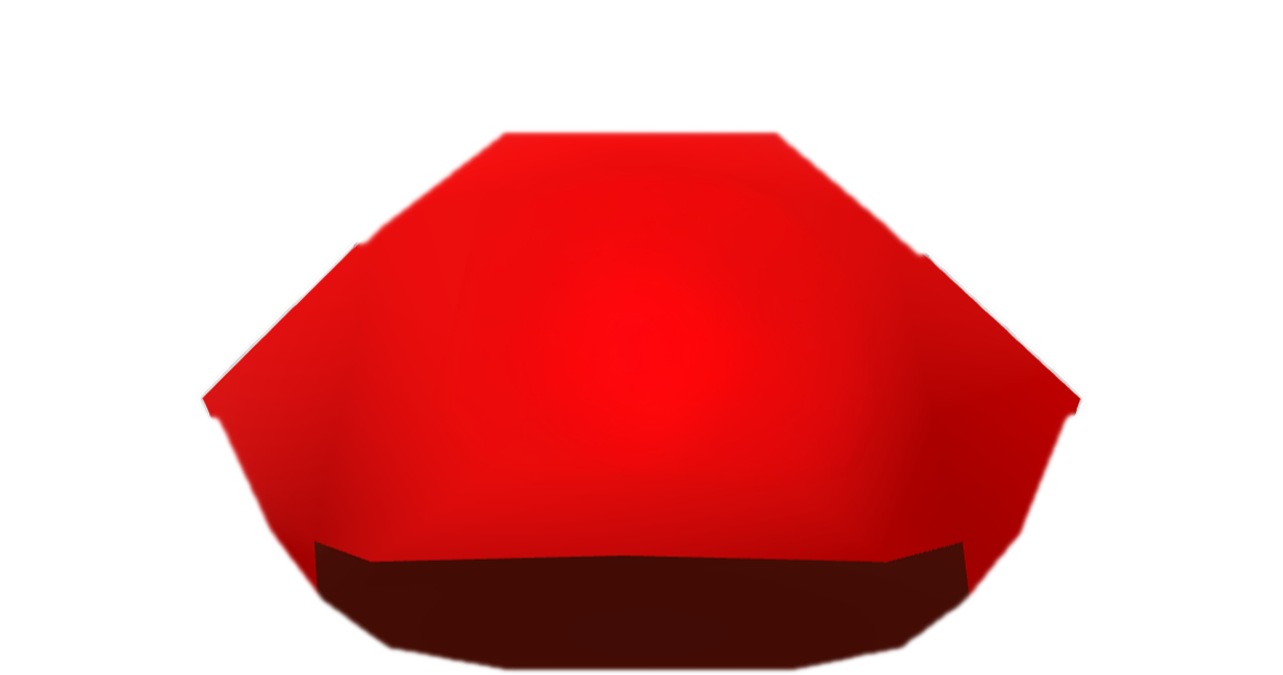
#> input picture assets/hat_raw/cap.png, 1283 x 675 px
$ python build_hat_assets.py
#> lines starting #> are read from the running program, lines starting #| are printed output that depends on the picture; after the words box and inside, x2 and y2 are one past the last pixel; in counts of white or black regions, pixels touching at a corner belong together; long printed decimals are rounded
"""Turn the maintainer's Photoshop hat exports (`assets/hat_raw/`) into the tintable
sprites the cap renderer composes (`src/sm64_events/ui/assets/hat/`).

Re-run this any time the exports are replaced -- it is the only place the
derivation happens, so a re-export is one command instead of an hour of
hand-desaturating in Photoshop.

The cap arrives RED. Its HSV *value* channel is exactly the shading a white
cap needs -- a lit face reads 255 whatever the hue -- so V, normalised so the
99th percentile of opaque pixels hits pure white, IS the white master.

Side effect: also copies the SuperMario256 font from this machine's installed
copy into the repo (`FONT_SRC` -> `assets/fonts/SuperMario256.ttf`), if it can
find it -- the sprites are the only output every machine can reproduce; the
font copy is a convenience for the machine that has the font installed, not a
required step (final review M8, 2026-07-25: this used to hard-fail here on
any OTHER machine, after every sprite had already been written).

Run: uv run python tools/build_hat_assets.py
"""
import re
import shutil
import sys
from pathlib import Path

from PIL import Image, ImageChops, ImageFilter

ROOT = Path(__file__).resolve().parents[1]
RAW = ROOT / "assets" / "hat_raw"
OUT = ROOT / "src" / "sm64_events" / "ui" / "assets" / "hat"
CAPS_JS = ROOT / "src" / "sm64_events" / "ui" / "components" / "caps.js"
FONT_SRC = Path.home() / "AppData" / "Local" / "Microsoft" / "Windows" / "Fonts" / "SuperMario256.ttf"
FONT_OUT = ROOT / "src" / "sm64_events" / "ui" / "assets" / "fonts" / "SuperMario256.ttf"

WING_COUNT = 4
DOWNSCALE_WIDTH = 512  # largest on-screen use is a 96px cap; 1283px sprites cost ~120KB each

_BOX_PATTERN = (
    r"export const {name} = \{{\s*"
    r"left:\s*([\d.]+),\s*top:\s*([\d.]+),\s*"
    r"width:\s*([\d.]+),\s*height:\s*([\d.]+)\s*\}};"
)


def require(path: Path) -> Path:
    """Hard-fail on a missing input rather than skip it silently."""
    if not path.exists():
        raise SystemExit(f"missing input: {path}")
    return path


def js_box(name: str) -> dict:
    """Pull an {left,top,width,height} literal out of caps.js by name -- the
    geometry lives there once; this script never keeps its own copy to drift
    from it."""
    source = CAPS_JS.read_text(encoding="utf-8")
    match = re.search(_BOX_PATTERN.format(name=name), source)
    if not match:
        raise SystemExit(f"caps.js has no {name} literal in the expected shape")
    left, top, width, height = (float(value) for value in match.groups())
    return {"left": left, "top": top, "width": width, "height": height}


def normalised_white(channel, alpha, percentile=0.99):
    """Greyscale scaled so the given percentile of opaque pixels reads 255."""
    values = sorted(v for v, a in zip(channel.getdata(), alpha.getdata()) if a > 200)
    ceiling = values[int(len(values) * percentile)] or 255
    return channel.point(lambda v: min(255, round(v * 255 / ceiling)))


def alpha_bbox_fraction(alpha, size, threshold=24):
    """The opaque bounding box as a fraction of the canvas -- what a renderer
    positioned by caps.js's CAP_BOX/PATCH_BOX actually needs."""
    solid = alpha.point(lambda v: 255 if v > threshold else 0)
    box = solid.getbbox()
    if box is None:
        raise SystemExit("alpha channel is fully transparent -- nothing to measure")
    left, top, right, bottom = box
    width, height = size
    return {
        "left": left / width,
        "top": top / height,
        "width": (right - left) / width,
        "height": (bottom - top) / height,
    }


# [9 lines left out: function assert_box_matches, not called in this run]


def build_cap():
    cap = Image.open(require(RAW / "cap.png")).convert("RGBA")
#> cap is the input picture: PIL image 1283x675 RGBA; mean R, G, B, A 212.1, 125.9, 125.1, 102.4
    cap_alpha = cap.getchannel("A")
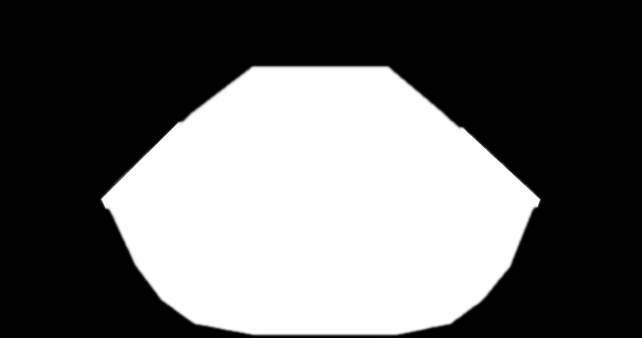
#> cap_alpha: PIL image 1283x675 L (shown at 1/2 size); min 0, max 255, mean 102.4
    value = cap.convert("RGB").convert("HSV").getchannel("V")
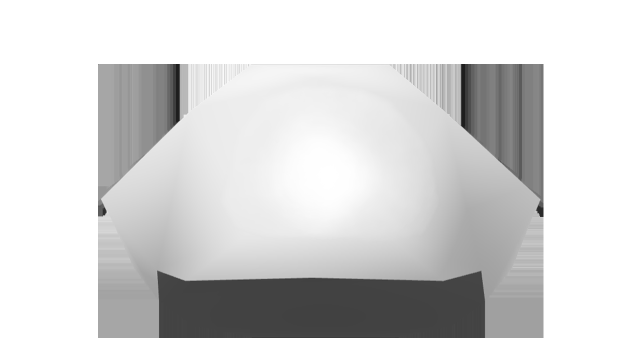
#> value: PIL image 1283x675 L (shown at 1/2 size); min 25, max 255, mean 212.1
    master = normalised_white(value, cap_alpha)
#> in normalised_white, `values = sorted(v for v, a in zip(channel.getdata(), alpha.getdata()) ..`: values = 344759 items
#> in normalised_white, `ceiling = values[int(len(values) * percentile)] or 255`: ceiling = 254
    image = Image.merge("RGBA", (master, master, master, cap_alpha))
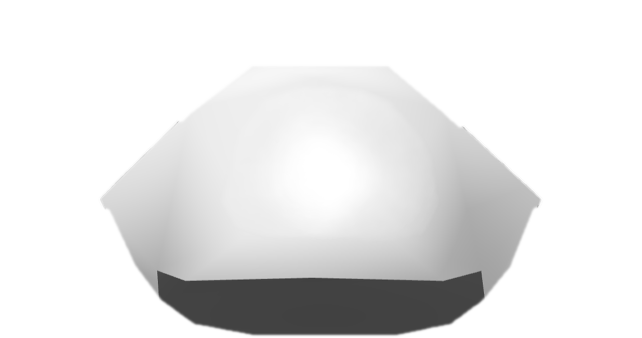
#> image: PIL image 1283x675 RGBA (shown at 1/2 size); mean R, G, B, A 212.5, 212.5, 212.5, 102.4; transparent parts drawn white

    measured = alpha_bbox_fraction(cap_alpha, cap.size)
#> in alpha_bbox_fraction, `solid = alpha.point(lambda v: 255 if v > threshold else 0)`:
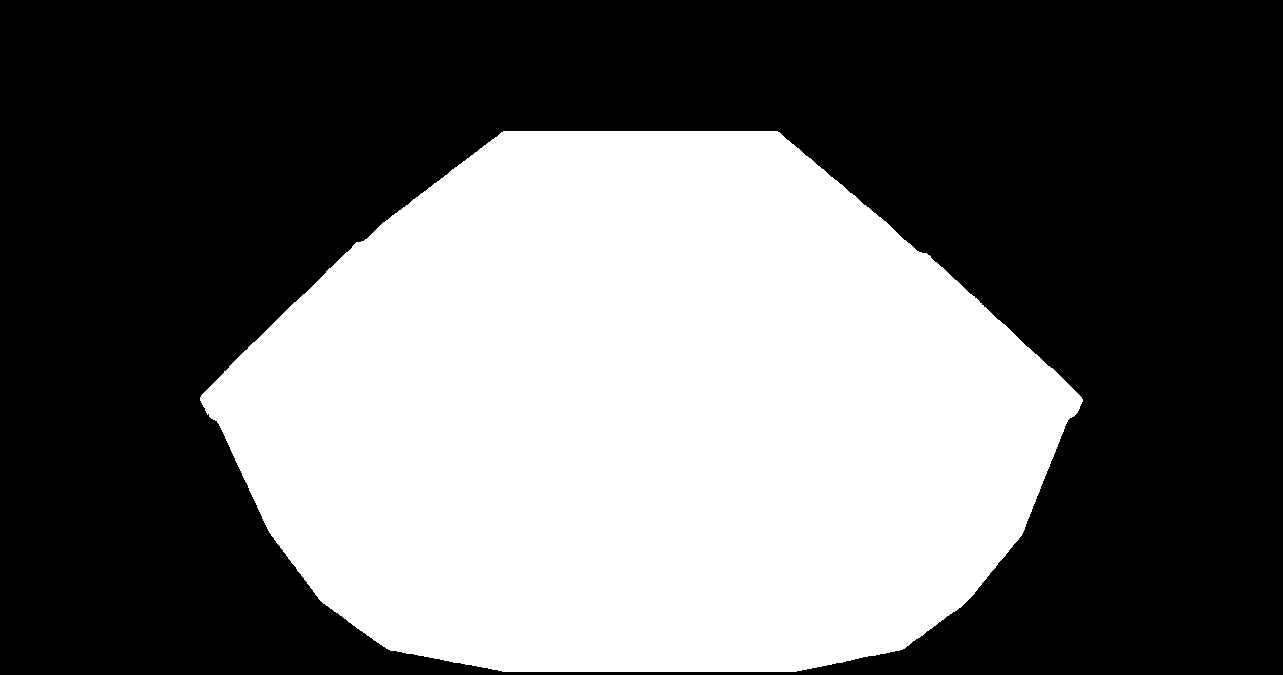
#> solid: PIL image 1283x675 L; 40.8% white; 1 white region, box (x1, y1, x2, y2) and area: (200, 131, 1083, 672) 353257
#> in alpha_bbox_fraction, `box = solid.getbbox()`: box = (200, 131, 1083, 672)
#> in alpha_bbox_fraction, `left, top, right, bottom = box`: left = 200; top = 131; right = 1083; bottom = 672
#> measured = {'left': 0.156, 'top': 0.194, 'width': 0.688, 'height': 0.801}
    print(f"cap bounding box (fraction of canvas): {measured}")
#| cap bounding box (fraction of canvas): {'left': 0.1559, 'top': 0.1941, 'width': 0.6882, 'height': 0.8015}
    assert_box_matches("cap", measured, js_box("CAP_BOX"))
    return image, cap_alpha, cap.size


# [55 lines left out: functions build_outline, build_flat_white, build_wing_halves, not called in this run]


def main():
    OUT.mkdir(parents=True, exist_ok=True)

    outputs = {}

    cap_image, cap_alpha, canvas_size = build_cap()
    outputs["cap"] = cap_image
    outputs["cap_outline"] = build_outline(cap_alpha, canvas_size)
    outputs["patch"] = build_flat_white("patch", check_box=True)
    # spots_toad.png ships as spots.png -- one pattern serves both spotted
    # tiers (Silver/Toadsworth, Bronze/Toad), distinguished only by patternColor.
    outputs["spots"] = build_flat_white("spots_toad", check_box=False)

    seam_x = canvas_size[0] // 2  # the cap is centred to the pixel, so the midpoint is the seam
    for index in range(1, WING_COUNT + 1):
        left_half, right_half = build_wing_halves(index, seam_x)
        outputs[f"wing{index}_l"] = left_half
        outputs[f"wing{index}_r"] = right_half

    # Downscale LAST, after every transform above ran at full resolution --
    # the bounding-box maths must run against the exports' real pixels.
    for name, image in outputs.items():
        width, height = image.size
        scaled_height = round(height * DOWNSCALE_WIDTH / width)
        scaled = image.resize((DOWNSCALE_WIDTH, scaled_height), Image.LANCZOS)
        scaled.save(OUT / f"{name}.png")

    print("wrote:", ", ".join(sorted(f"{name}.png" for name in outputs)))

    # Tolerant, unlike require(): FONT_SRC is a per-user installed-font path
    # that exists only on the machine the font was installed on, not a repo asset -- failing here
    # would stop a reproducible re-run of the sprite derivation above dead on
    # any other machine, after every sprite had already been written. The
    # font already committed at FONT_OUT (or a manual copy) is sufficient.
    if FONT_SRC.exists():
        FONT_OUT.parent.mkdir(parents=True, exist_ok=True)
        shutil.copyfile(FONT_SRC, FONT_OUT)
        print(f"font: {FONT_OUT}")
    else:
        print(f"font: skipped -- {FONT_SRC} not found on this machine; "
              f"copy SuperMario256.ttf to {FONT_OUT} by hand if it's missing there")


if __name__ == "__main__":
#> (the run stopped early here; a loop or call above may not have finished)

$ run again, with assets/hat_raw/patch.png copied over assets/hat_raw/cap.png
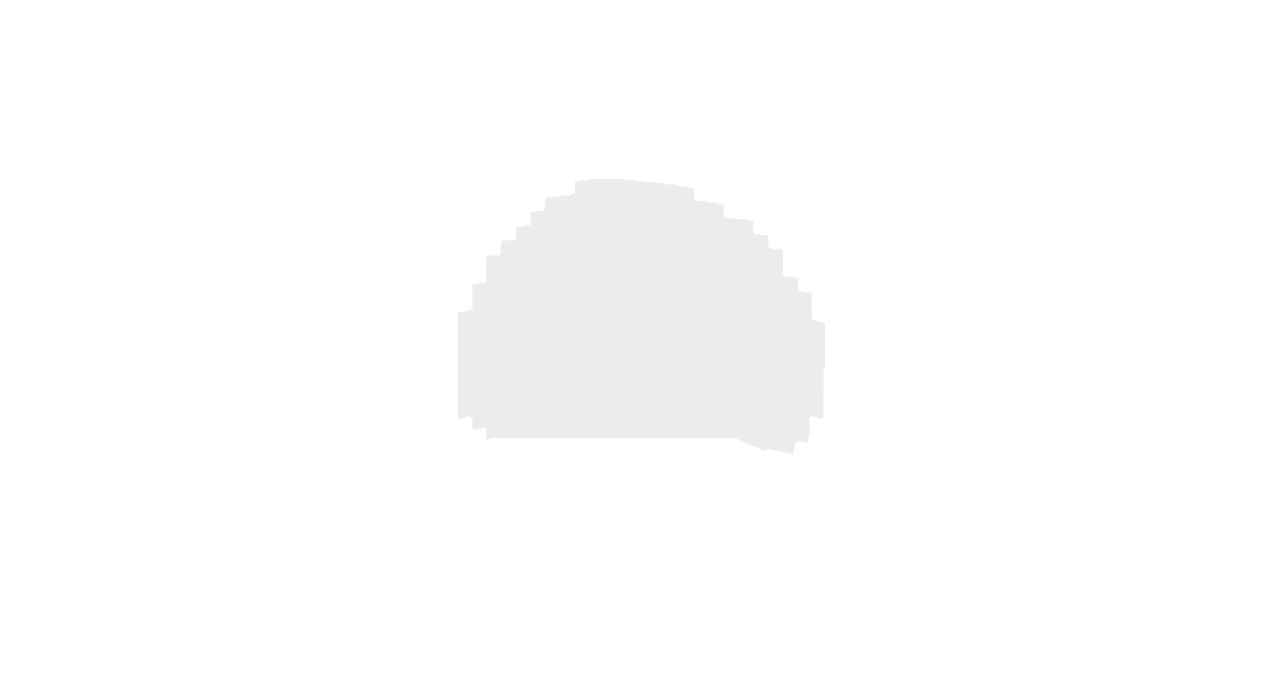
#> input picture assets/hat_raw/patch.png, 1283 x 675 px
#> in build_cap, cap is the input picture: PIL image 1283x675 RGBA; mean R, G, B, A 252.8, 252.6, 252.6, 23.2
#> in build_cap, `cap_alpha = cap.getchannel("A")`:
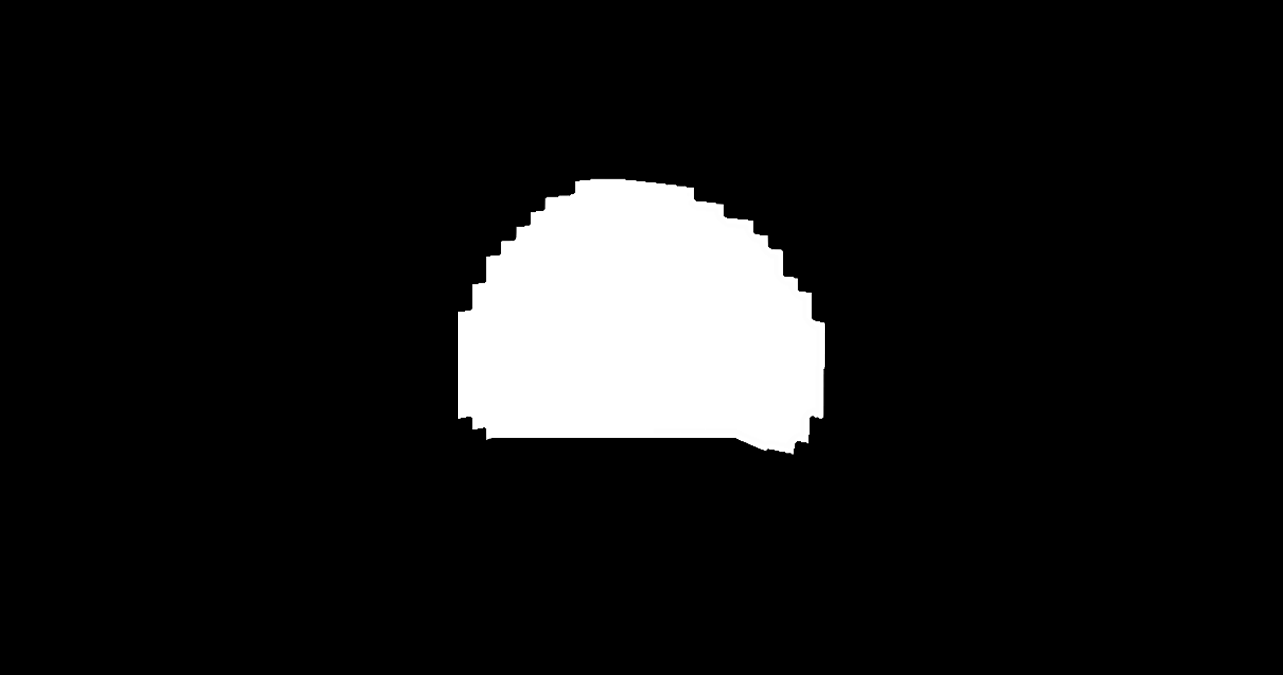
#> cap_alpha: PIL image 1283x675 L; min 0, max 255, mean 23.2
#> values = 78510 items
#> ceiling = 236
#> solid: PIL image 1283x675 L; 9.1% white; 1 white region, box (x1, y1, x2, y2) and area: (458, 178, 825, 455) 79179
#> box = (458, 178, 825, 455)
#> left = 458; top = 178; right = 825; bottom = 455
#> measured = {'left': 0.357, 'top': 0.264, 'width': 0.286, 'height': 0.41}
#| cap bounding box (fraction of canvas): {'left': 0.357, 'top': 0.2637, 'width': 0.286, 'height': 0.4104}
